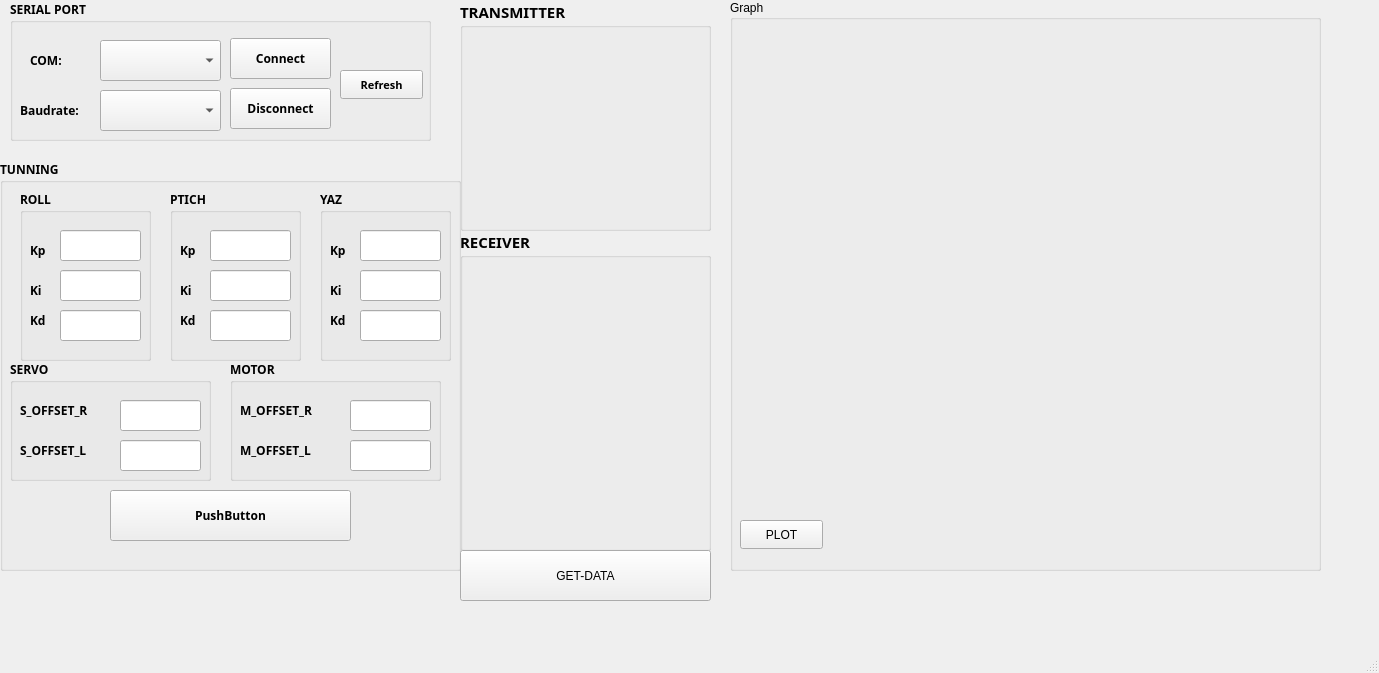
<?xml version="1.0" encoding="UTF-8"?>
<ui version="4.0">
 <class>MainWindow</class>
 <widget class="QMainWindow" name="MainWindow">
  <property name="geometry">
   <rect>
    <x>0</x>
    <y>0</y>
    <width>1379</width>
    <height>673</height>
   </rect>
  </property>
  <property name="windowTitle">
   <string>MainWindow</string>
  </property>
  <widget class="QWidget" name="centralwidget">
   <widget class="QGroupBox" name="graph">
    <property name="geometry">
     <rect>
      <x>730</x>
      <y>0</y>
      <width>591</width>
      <height>571</height>
     </rect>
    </property>
    <property name="title">
     <string>Graph</string>
    </property>
    <widget class="QCustomPlot" name="customPlot1" native="true">
     <property name="geometry">
      <rect>
       <x>10</x>
       <y>30</y>
       <width>571</width>
       <height>471</height>
      </rect>
     </property>
    </widget>
    <widget class="QPushButton" name="btn_plot">
     <property name="geometry">
      <rect>
       <x>10</x>
       <y>520</y>
       <width>83</width>
       <height>29</height>
      </rect>
     </property>
     <property name="text">
      <string>PLOT</string>
     </property>
    </widget>
   </widget>
   <widget class="QGroupBox" name="serial">
    <property name="geometry">
     <rect>
      <x>10</x>
      <y>0</y>
      <width>421</width>
      <height>141</height>
     </rect>
    </property>
    <property name="font">
     <font>
      <family>Segoe Print</family>
      <bold>true</bold>
     </font>
    </property>
    <property name="title">
     <string>SERIAL PORT</string>
    </property>
    <widget class="QComboBox" name="comboBox_baud">
     <property name="geometry">
      <rect>
       <x>90</x>
       <y>90</y>
       <width>121</width>
       <height>41</height>
      </rect>
     </property>
    </widget>
    <widget class="QComboBox" name="comboBox_com">
     <property name="geometry">
      <rect>
       <x>90</x>
       <y>40</y>
       <width>121</width>
       <height>41</height>
      </rect>
     </property>
    </widget>
    <widget class="QLabel" name="label">
     <property name="geometry">
      <rect>
       <x>20</x>
       <y>50</y>
       <width>63</width>
       <height>20</height>
      </rect>
     </property>
     <property name="font">
      <font>
       <family>Segoe Print</family>
       <bold>true</bold>
      </font>
     </property>
     <property name="text">
      <string>COM:</string>
     </property>
    </widget>
    <widget class="QLabel" name="label_2">
     <property name="geometry">
      <rect>
       <x>10</x>
       <y>100</y>
       <width>71</width>
       <height>21</height>
      </rect>
     </property>
     <property name="font">
      <font>
       <family>Segoe Print</family>
       <pointsize>9</pointsize>
       <bold>true</bold>
      </font>
     </property>
     <property name="text">
      <string>Baudrate:</string>
     </property>
    </widget>
    <widget class="QPushButton" name="btn_connect">
     <property name="geometry">
      <rect>
       <x>220</x>
       <y>38</y>
       <width>101</width>
       <height>41</height>
      </rect>
     </property>
     <property name="text">
      <string>Connect</string>
     </property>
    </widget>
    <widget class="QPushButton" name="btn_disconect">
     <property name="geometry">
      <rect>
       <x>220</x>
       <y>88</y>
       <width>101</width>
       <height>41</height>
      </rect>
     </property>
     <property name="text">
      <string>Disconnect</string>
     </property>
    </widget>
    <widget class="QPushButton" name="btn_refresh">
     <property name="geometry">
      <rect>
       <x>330</x>
       <y>70</y>
       <width>83</width>
       <height>29</height>
      </rect>
     </property>
     <property name="font">
      <font>
       <family>Segoe Print</family>
       <pointsize>8</pointsize>
       <bold>true</bold>
      </font>
     </property>
     <property name="text">
      <string>Refresh</string>
     </property>
    </widget>
   </widget>
   <widget class="QGroupBox" name="tunning">
    <property name="geometry">
     <rect>
      <x>0</x>
      <y>160</y>
      <width>461</width>
      <height>411</height>
     </rect>
    </property>
    <property name="font">
     <font>
      <family>Segoe Print</family>
      <italic>false</italic>
      <bold>true</bold>
      <underline>false</underline>
      <strikeout>false</strikeout>
     </font>
    </property>
    <property name="title">
     <string>TUNNING</string>
    </property>
    <widget class="QGroupBox" name="pitch">
     <property name="geometry">
      <rect>
       <x>170</x>
       <y>30</y>
       <width>131</width>
       <height>171</height>
      </rect>
     </property>
     <property name="title">
      <string>PTICH</string>
     </property>
     <widget class="QLineEdit" name="p_kp">
      <property name="geometry">
       <rect>
        <x>40</x>
        <y>40</y>
        <width>81</width>
        <height>31</height>
       </rect>
      </property>
     </widget>
     <widget class="QLineEdit" name="p_ki">
      <property name="geometry">
       <rect>
        <x>40</x>
        <y>80</y>
        <width>81</width>
        <height>31</height>
       </rect>
      </property>
     </widget>
     <widget class="QLineEdit" name="p_kd">
      <property name="geometry">
       <rect>
        <x>40</x>
        <y>120</y>
        <width>81</width>
        <height>31</height>
       </rect>
      </property>
     </widget>
     <widget class="QLabel" name="label_5">
      <property name="geometry">
       <rect>
        <x>10</x>
        <y>50</y>
        <width>21</width>
        <height>20</height>
       </rect>
      </property>
      <property name="text">
       <string>Kp</string>
      </property>
     </widget>
     <widget class="QLabel" name="label_7">
      <property name="geometry">
       <rect>
        <x>10</x>
        <y>90</y>
        <width>21</width>
        <height>20</height>
       </rect>
      </property>
      <property name="text">
       <string>Ki</string>
      </property>
     </widget>
     <widget class="QLabel" name="label_6">
      <property name="geometry">
       <rect>
        <x>10</x>
        <y>120</y>
        <width>21</width>
        <height>20</height>
       </rect>
      </property>
      <property name="text">
       <string>Kd</string>
      </property>
     </widget>
    </widget>
    <widget class="QGroupBox" name="servo">
     <property name="geometry">
      <rect>
       <x>10</x>
       <y>200</y>
       <width>201</width>
       <height>121</height>
      </rect>
     </property>
     <property name="title">
      <string>SERVO</string>
     </property>
     <widget class="QLineEdit" name="s_off_r">
      <property name="geometry">
       <rect>
        <x>110</x>
        <y>40</y>
        <width>81</width>
        <height>31</height>
       </rect>
      </property>
     </widget>
     <widget class="QLineEdit" name="s_off_l">
      <property name="geometry">
       <rect>
        <x>110</x>
        <y>80</y>
        <width>81</width>
        <height>31</height>
       </rect>
      </property>
     </widget>
     <widget class="QLabel" name="label_15">
      <property name="geometry">
       <rect>
        <x>10</x>
        <y>40</y>
        <width>101</width>
        <height>20</height>
       </rect>
      </property>
      <property name="text">
       <string>S_OFFSET_R</string>
      </property>
     </widget>
     <widget class="QLabel" name="label_16">
      <property name="geometry">
       <rect>
        <x>10</x>
        <y>80</y>
        <width>91</width>
        <height>20</height>
       </rect>
      </property>
      <property name="text">
       <string>S_OFFSET_L</string>
      </property>
     </widget>
    </widget>
    <widget class="QGroupBox" name="motor">
     <property name="geometry">
      <rect>
       <x>230</x>
       <y>200</y>
       <width>211</width>
       <height>121</height>
      </rect>
     </property>
     <property name="title">
      <string>MOTOR</string>
     </property>
     <widget class="QLineEdit" name="m_off_r">
      <property name="geometry">
       <rect>
        <x>120</x>
        <y>40</y>
        <width>81</width>
        <height>31</height>
       </rect>
      </property>
     </widget>
     <widget class="QLineEdit" name="lineEdit_17">
      <property name="geometry">
       <rect>
        <x>120</x>
        <y>80</y>
        <width>81</width>
        <height>31</height>
       </rect>
      </property>
     </widget>
     <widget class="QLabel" name="label_17">
      <property name="geometry">
       <rect>
        <x>10</x>
        <y>40</y>
        <width>101</width>
        <height>20</height>
       </rect>
      </property>
      <property name="text">
       <string>M_OFFSET_R</string>
      </property>
     </widget>
     <widget class="QLabel" name="m_off_l">
      <property name="geometry">
       <rect>
        <x>10</x>
        <y>80</y>
        <width>101</width>
        <height>20</height>
       </rect>
      </property>
      <property name="text">
       <string>M_OFFSET_L</string>
      </property>
     </widget>
    </widget>
    <widget class="QPushButton" name="btn_send">
     <property name="geometry">
      <rect>
       <x>110</x>
       <y>330</y>
       <width>241</width>
       <height>51</height>
      </rect>
     </property>
     <property name="text">
      <string>PushButton</string>
     </property>
    </widget>
    <widget class="QGroupBox" name="roll">
     <property name="geometry">
      <rect>
       <x>20</x>
       <y>30</y>
       <width>131</width>
       <height>171</height>
      </rect>
     </property>
     <property name="title">
      <string>ROLL</string>
     </property>
     <widget class="QLineEdit" name="r_kp">
      <property name="geometry">
       <rect>
        <x>40</x>
        <y>40</y>
        <width>81</width>
        <height>31</height>
       </rect>
      </property>
     </widget>
     <widget class="QLineEdit" name="r_ki">
      <property name="geometry">
       <rect>
        <x>40</x>
        <y>80</y>
        <width>81</width>
        <height>31</height>
       </rect>
      </property>
     </widget>
     <widget class="QLineEdit" name="r_kd">
      <property name="geometry">
       <rect>
        <x>40</x>
        <y>120</y>
        <width>81</width>
        <height>31</height>
       </rect>
      </property>
     </widget>
     <widget class="QLabel" name="label_9">
      <property name="geometry">
       <rect>
        <x>10</x>
        <y>50</y>
        <width>21</width>
        <height>20</height>
       </rect>
      </property>
      <property name="text">
       <string>Kp</string>
      </property>
     </widget>
     <widget class="QLabel" name="label_4">
      <property name="geometry">
       <rect>
        <x>10</x>
        <y>90</y>
        <width>21</width>
        <height>20</height>
       </rect>
      </property>
      <property name="text">
       <string>Ki</string>
      </property>
     </widget>
     <widget class="QLabel" name="label_3">
      <property name="geometry">
       <rect>
        <x>10</x>
        <y>120</y>
        <width>21</width>
        <height>20</height>
       </rect>
      </property>
      <property name="text">
       <string>Kd</string>
      </property>
     </widget>
    </widget>
    <widget class="QGroupBox" name="yaz">
     <property name="geometry">
      <rect>
       <x>320</x>
       <y>30</y>
       <width>131</width>
       <height>171</height>
      </rect>
     </property>
     <property name="title">
      <string>YAZ</string>
     </property>
     <widget class="QLineEdit" name="y_kp">
      <property name="geometry">
       <rect>
        <x>40</x>
        <y>40</y>
        <width>81</width>
        <height>31</height>
       </rect>
      </property>
     </widget>
     <widget class="QLineEdit" name="y_ki">
      <property name="geometry">
       <rect>
        <x>40</x>
        <y>80</y>
        <width>81</width>
        <height>31</height>
       </rect>
      </property>
     </widget>
     <widget class="QLineEdit" name="y_kd">
      <property name="geometry">
       <rect>
        <x>40</x>
        <y>120</y>
        <width>81</width>
        <height>31</height>
       </rect>
      </property>
     </widget>
     <widget class="QLabel" name="label_12">
      <property name="geometry">
       <rect>
        <x>10</x>
        <y>50</y>
        <width>21</width>
        <height>20</height>
       </rect>
      </property>
      <property name="text">
       <string>Kp</string>
      </property>
     </widget>
     <widget class="QLabel" name="label_11">
      <property name="geometry">
       <rect>
        <x>10</x>
        <y>90</y>
        <width>21</width>
        <height>20</height>
       </rect>
      </property>
      <property name="text">
       <string>Ki</string>
      </property>
     </widget>
     <widget class="QLabel" name="label_8">
      <property name="geometry">
       <rect>
        <x>10</x>
        <y>120</y>
        <width>21</width>
        <height>20</height>
       </rect>
      </property>
      <property name="text">
       <string>Kd</string>
      </property>
     </widget>
    </widget>
   </widget>
   <widget class="QGroupBox" name="transmitter">
    <property name="geometry">
     <rect>
      <x>460</x>
      <y>0</y>
      <width>251</width>
      <height>231</height>
     </rect>
    </property>
    <property name="font">
     <font>
      <family>Segoe Print</family>
      <pointsize>11</pointsize>
      <bold>true</bold>
     </font>
    </property>
    <property name="title">
     <string>TRANSMITTER</string>
    </property>
   </widget>
   <widget class="QGroupBox" name="receiver">
    <property name="geometry">
     <rect>
      <x>460</x>
      <y>230</y>
      <width>251</width>
      <height>321</height>
     </rect>
    </property>
    <property name="font">
     <font>
      <family>Segoe Print</family>
      <pointsize>11</pointsize>
      <bold>true</bold>
     </font>
    </property>
    <property name="title">
     <string>RECEIVER</string>
    </property>
   </widget>
   <widget class="QPushButton" name="btn_send_2">
    <property name="geometry">
     <rect>
      <x>460</x>
      <y>550</y>
      <width>251</width>
      <height>51</height>
     </rect>
    </property>
    <property name="text">
     <string>GET-DATA</string>
    </property>
   </widget>
  </widget>
  <widget class="QMenuBar" name="menubar">
   <property name="geometry">
    <rect>
     <x>0</x>
     <y>0</y>
     <width>1379</width>
     <height>25</height>
    </rect>
   </property>
  </widget>
  <widget class="QStatusBar" name="statusbar"/>
 </widget>
 <customwidgets>
  <customwidget>
   <class>QCustomPlot</class>
   <extends>QWidget</extends>
   <header location="global">qcustomplot.h</header>
   <container>1</container>
  </customwidget>
 </customwidgets>
 <resources/>
 <connections/>
</ui>
